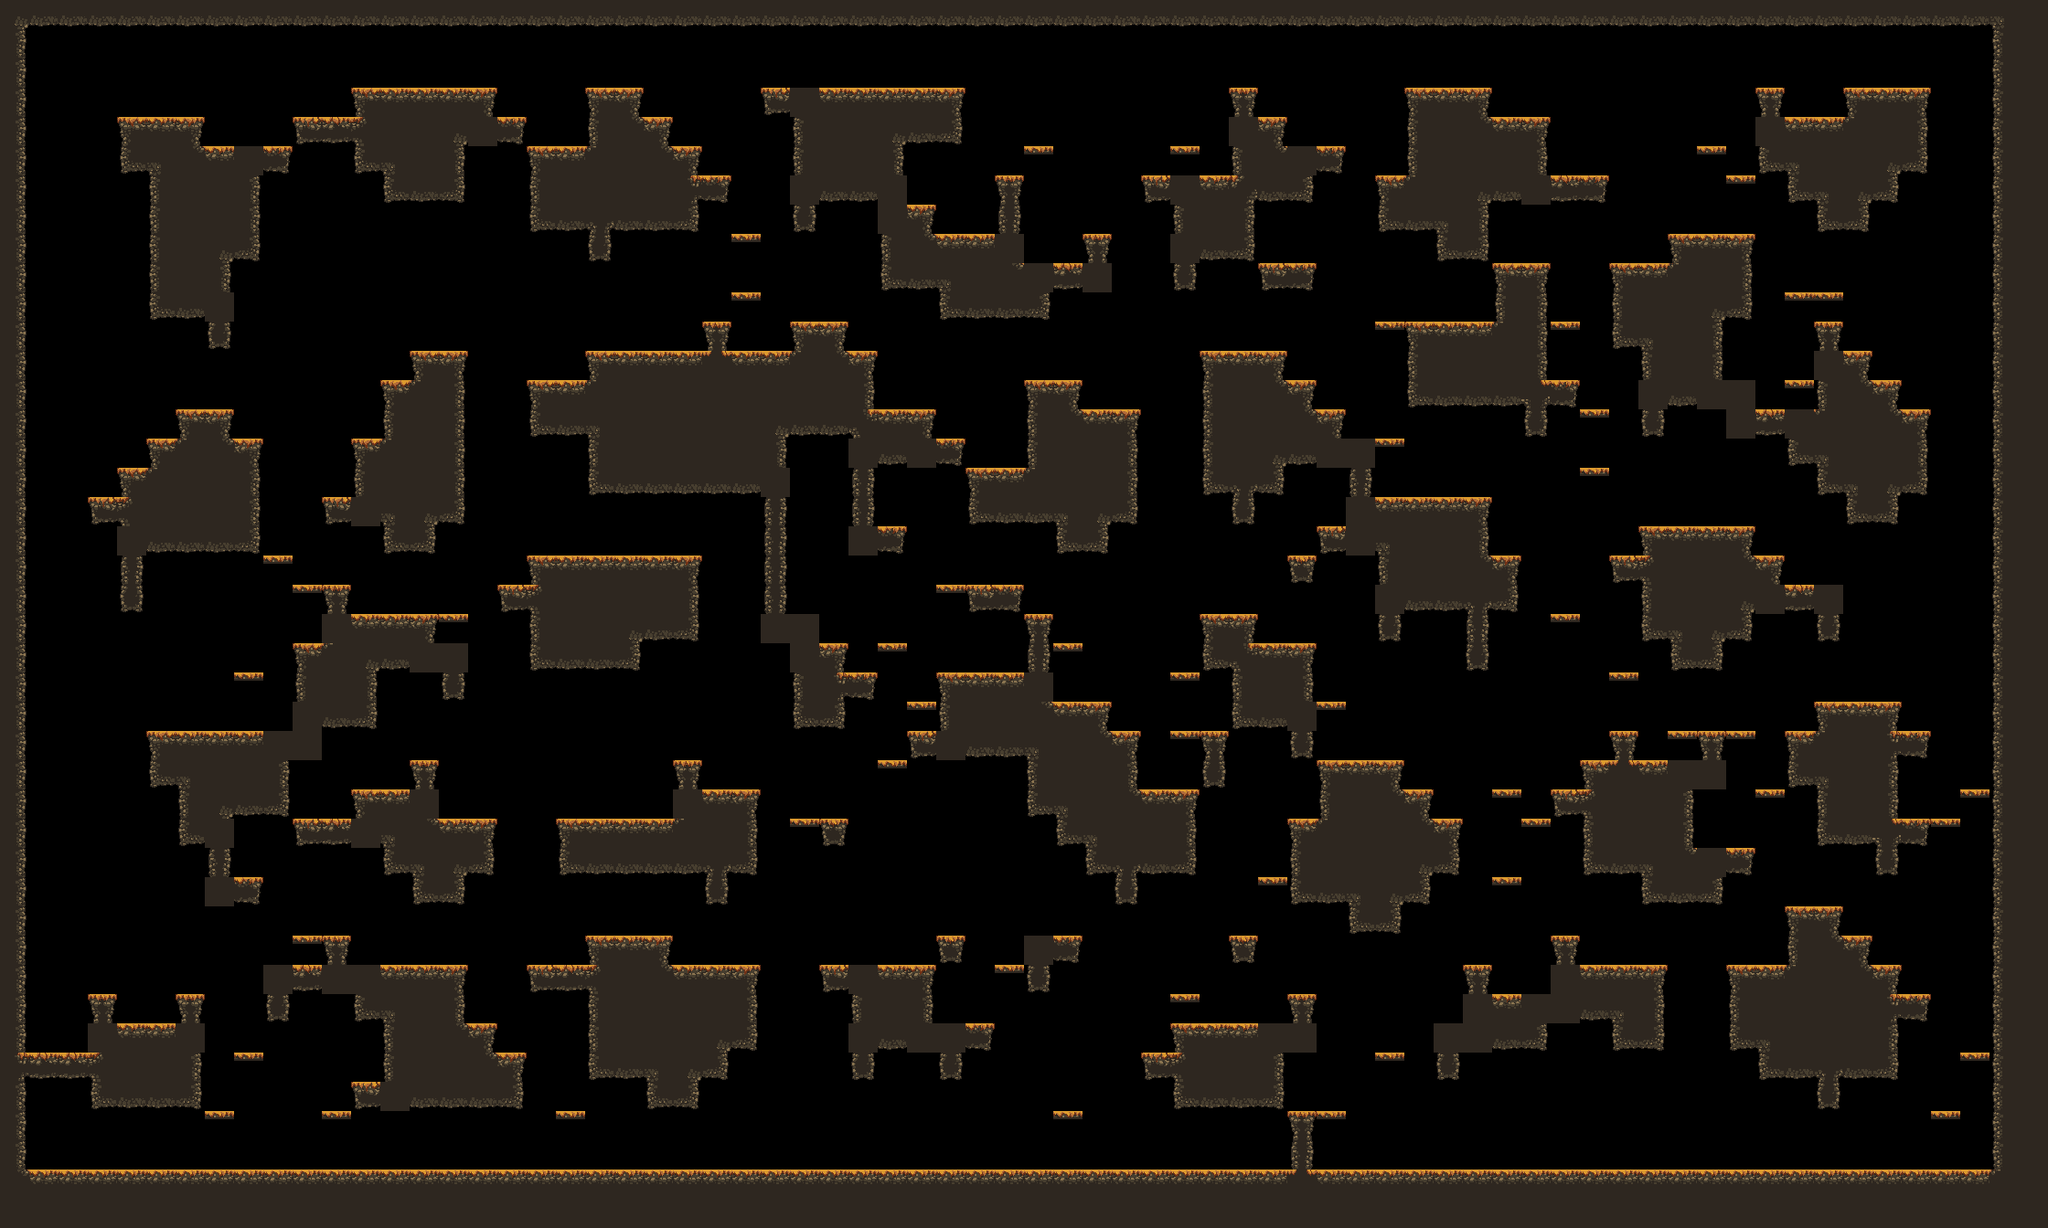

The image is a tile-based game level rendered from a .tmx file. Its description and source (layers, tilesets, objects; grid data summarised) follow:
An orthogonal 70x42 tile map with 32x32 px tiles, 1 tile layer (main) and 17 objects (9x spawn, spawnPlayer0, spawnCrown0, spawnPlayer1, spawnCrown1, ...).

<map compressionlevel="0" height="42" infinite="0" nextlayerid="3" nextobjectid="4" orientation="orthogonal" renderorder="right-down" tiledversion="1.3.2" tileheight="32" tilewidth="32" version="1.2" width="70">
 <tileset firstgid="1" source="forest_fall_tile_set.tsx" />
 <layer height="42" id="1" name="main" width="70">
  <data>[2940 cells, 1238 non-empty, 28 distinct tile ids]</data>
 </layer>
 <objectgroup id="2" name="objects"><object id="1" name="spawnPlayer0" x="160" y="80.0" /><object id="2" name="spawnCrown0" x="128" y="80.0" /><object id="3" name="spawnPlayer1" x="2016" y="304.0" /><object id="4" name="spawnCrown1" x="2080" y="368.0" /><object id="5" name="spawnPlayer2" x="256" y="1232.0" /><object id="6" name="spawnCrown2" x="64" y="1232.0" /><object id="7" name="spawnPlayer3" x="2112" y="1232.0" /><object id="8" name="spawnCrown3" x="2080" y="1232.0" /><object id="9" name="spawn" x="640" y="848.0" /><object id="10" name="spawn" x="1600" y="1232.0" /><object id="11" name="spawn" x="1504" y="432.0" /><object id="12" name="spawn" x="1920" y="1232.0" /><object id="13" name="spawn" x="960" y="688.0" /><object id="14" name="spawn" x="1216" y="400.0" /><object id="15" name="spawn" x="1472" y="1232.0" /><object id="16" name="spawn" x="1536" y="496.0" /><object id="17" name="spawn" x="320" y="1232.0" /></objectgroup></map>
